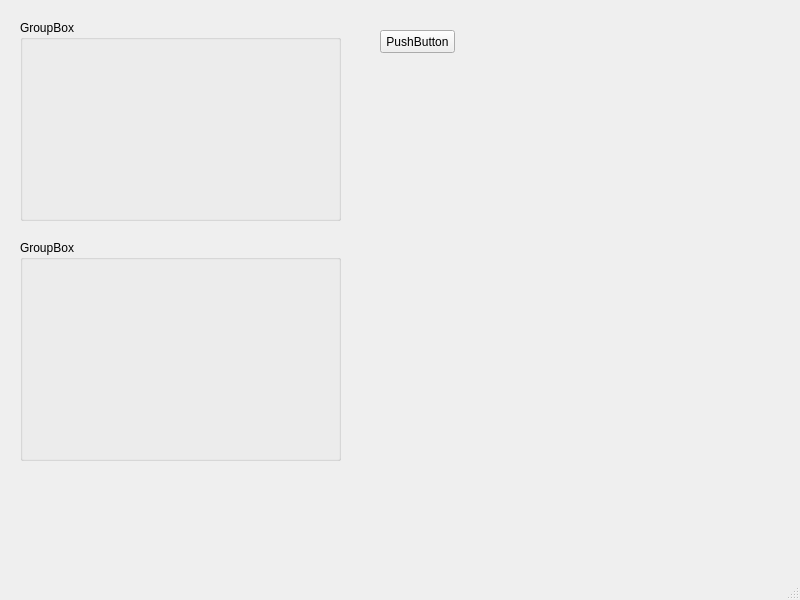
<?xml version="1.0" encoding="UTF-8"?>
<ui version="4.0">
 <class>MainWindow</class>
 <widget class="QMainWindow" name="MainWindow">
  <property name="geometry">
   <rect>
    <x>0</x>
    <y>0</y>
    <width>800</width>
    <height>600</height>
   </rect>
  </property>
  <property name="windowTitle">
   <string>MainWindow</string>
  </property>
  <widget class="QWidget" name="centralwidget">
   <widget class="QGroupBox" name="groupBox">
    <property name="geometry">
     <rect>
      <x>20</x>
      <y>20</y>
      <width>321</width>
      <height>201</height>
     </rect>
    </property>
    <property name="title">
     <string>GroupBox</string>
    </property>
   </widget>
   <widget class="QGroupBox" name="groupBox_2">
    <property name="geometry">
     <rect>
      <x>20</x>
      <y>240</y>
      <width>321</width>
      <height>221</height>
     </rect>
    </property>
    <property name="title">
     <string>GroupBox</string>
    </property>
   </widget>
   <widget class="QPushButton" name="pushButton">
    <property name="geometry">
     <rect>
      <x>380</x>
      <y>30</y>
      <width>75</width>
      <height>23</height>
     </rect>
    </property>
    <property name="text">
     <string>PushButton</string>
    </property>
   </widget>
  </widget>
  <widget class="QMenuBar" name="menubar">
   <property name="geometry">
    <rect>
     <x>0</x>
     <y>0</y>
     <width>800</width>
     <height>21</height>
    </rect>
   </property>
  </widget>
  <widget class="QStatusBar" name="statusbar"/>
 </widget>
 <resources/>
 <connections/>
</ui>
